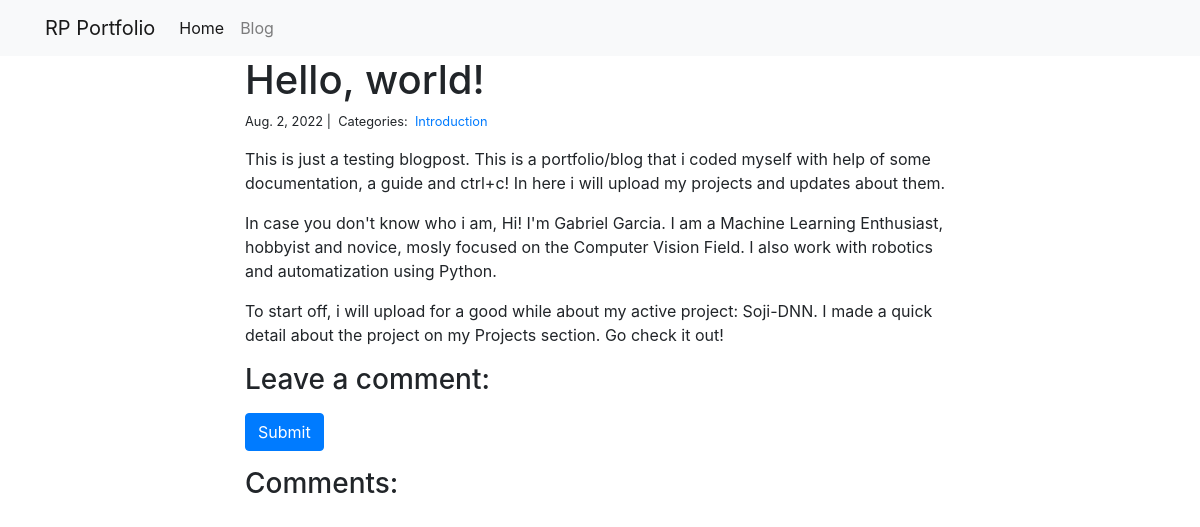
Page /blog/1/ on the committed database.
### blog/models.py (models this page shows)
class Post(models.Model):
    title = models.CharField(max_length=1023)
    body = models.TextField()
    created_on = models.DateTimeField(auto_now_add=True)
    last_modified = models.DateTimeField(auto_now=True)
    categories = models.ManyToManyField('Category', related_name='posts')

class Category(models.Model):
    name = models.CharField(max_length=20)

### blog/views.py (the view)
# urls.py: path("<int:pk>/", views.blog_detail, name="blog_detail"),
def blog_detail(request, pk):
    post = Post.objects.get(pk=pk)
    form = CommentForm()
    if request.method == "POST":
        form = CommentForm(request.POST)
        if form.is_valid():
            comment = Comment(author=form.cleaned_data["author"], body=form.cleaned_data["body"], post=post)
            comment.save()
    comments = Comment.objects.filter(post=post)
    context = {
        "post": post,
        "comments": comments,
    }
    return render(request, "blog_detail.html", context)

### blog/templates/blog_detail.html (shortened to what this page needs)
{% extends "base.html" %}
{% block page_content %}
<div class="col-md-8 offset-md-2">
    <h1>{{ post.title }}</h1>
    <small>
        {{ post.created_on.date }} |&nbsp;
        Categories:&nbsp;
        {% for category in post.categories.all %}
        <a href="{% url 'blog_category' category.name %}">
            {{ category.name }}
        </a>&nbsp;
        {% endfor %}
    </small>
    <p>{{ post.body | linebreaks }}</p>
    <h3>Leave a comment:</h3>
    <form action="/blog/{{ post.pk }}/" method="post">
        <button type="submit" class="btn btn-primary">Submit</button>
    </form>
    <h3>Comments:</h3>
</div>
{% endblock %}

### rows in the picture
Post: title "Hello, world!", created_on "Aug. 2, 2022", body "This is just a testing blogpost. This is a portfolio/blog that i coded myself with help of some documentation, a guide and ctrl+c! In here i will upload my projects and updates about them. In case you don't know who i am, Hi! I'm Gabriel Garcia. I am a Machine Learning Enthusiast, hobbyist and novice, mosly focused on the Computer Vision Field. I also work with robotics and automatization using Python. To start off, i will upload for a good while about my active project: Soji-DNN. I made a quick detail about the project on my Projects section. Go check it out!"
Category: name "Introduction"
